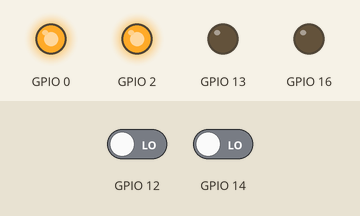
Simulated run of this sketch. Board: ESP8266 (NodeMCU). Parts: output pins drawn as LEDs (lit = HIGH). Dashed ring = blinking. Inputs (shaded band) come from the test bench; at power-on: GPIO 12 LOW, GPIO 14 LOW. WiFi joins after 1.5 s; servers stay silent unless stated; what the sketch prints to the serial monitor is not drawn.

Above: at 0.1 s.
At 2.55 s:
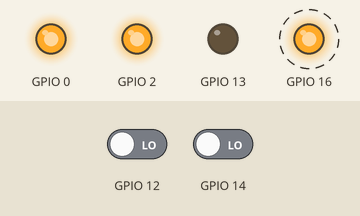
3.1 s: GPIO 12 driven HIGH
At 3.75 s:
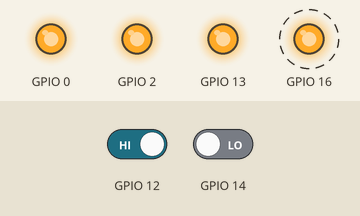
Timing chart, 0 to 12.1 s (numbered marks = the images above; inputs shaded):
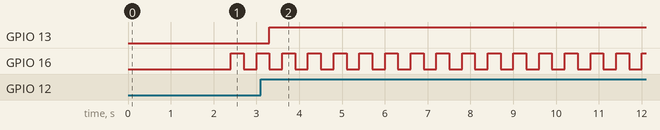

The sketch:

emed-nodeMCU-4.ino
```cpp
//emed-nodeMCU-4
//03.01.2020
//nodeMCU
//@rPrimTech       Jaume Nogués

#define BLYNK_PRINT Serial

#include <ESP8266WiFi.h>
#include <BlynkSimpleEsp8266.h>
#include <DHT11.h>
DHT11 sensor(10);

// You should get Auth Token in the Blynk App.
// Go to the Project Settings (nut icon).
char auth[] = "xxxxxxxxxxxxxxxxxxxxxxxxxxxxxx";

// Your WiFi credentials.
// Set password to "" for open networks.
char ssid[] = "kk";
char pass[] = "dembele1";

BlynkTimer timer;

boolean stateGPIO16=0;
boolean stateGPIO0=0;
boolean prevstateGPIO0=0;
boolean stateGPIO2=0;
boolean prevstateGPIO2=0;
boolean stateGPIO13=0;
boolean prevstateGPIO13=0;
boolean stateGPIO12=0;
boolean prevstateGPIO12=0;
boolean stateGPIO14=0;
boolean prevstateGPIO14=0;

void setup()
{
  // Debug console
  pinMode(16, OUTPUT);
  Serial.begin(115200);
  Serial.println(" ");

  pinMode(12, INPUT);
  pinMode(14, INPUT);
  pinMode(0, OUTPUT);
  pinMode(2, OUTPUT);
  pinMode(13, OUTPUT);
  digitalWrite(0, HIGH);
  digitalWrite(2, HIGH);

  //Blynk.begin(auth, ssid, pass);
  // You can also specify server:
  //Blynk.begin(auth, ssid, pass, "vps249990.ovh.net", 8080);
  Blynk.begin(auth, ssid, pass, IPAddress(167,86,87,117), 8080);

  timer.setInterval(300L, checkInputsOutputs);
  timer.setInterval(10002L, uptime);
  timer.setInterval(20000L, mesuraDHT);
}

void loop()
{
  Blynk.run();
  timer.run();
}

void uptime()
{
  Blynk.virtualWrite(V0, millis() / 1000);
}

void mesuraDHT()
{
  uint32_t res = sensor.leer();
  float t=sensor.temperatura_C();
  float h=sensor.humedad();

  Serial.print("Temperatura (C): ");
  Serial.println(t); // temperatura en graus Celsius
  Serial.print("Humitat: ");
  Serial.println(h); // humitat en %

  Blynk.virtualWrite(V1, t);
  Blynk.virtualWrite(V2, h);
}

void checkInputsOutputs()
{
  digitalWrite(16,stateGPIO16);
  stateGPIO16=!stateGPIO16;

  stateGPIO0=digitalRead(0);
  if (stateGPIO0!=prevstateGPIO0)
  {
    if (stateGPIO0==0) Blynk.virtualWrite(V3,255);
    if (stateGPIO0==1) Blynk.virtualWrite(V3,0);
  }
  prevstateGPIO0=stateGPIO0;

  stateGPIO2=digitalRead(2);
  if (stateGPIO2!=prevstateGPIO2)
  {
    if (stateGPIO2==0) Blynk.virtualWrite(V4,255);
    if (stateGPIO2==1) Blynk.virtualWrite(V4,0);
  }
  prevstateGPIO2=stateGPIO2;

  //********************Polsador GPIO12 (S1) a sortida GPIO13 (H3)***************************
  stateGPIO12=digitalRead(12);
  if (prevstateGPIO12==0 && stateGPIO12==1)
  {
    bool temp=digitalRead(13);
    if (temp){ digitalWrite(13,LOW); Blynk.virtualWrite(V5,0);}
    if (!temp){ digitalWrite(13,HIGH); Blynk.virtualWrite(V5,255);}
    prevstateGPIO12=1;
  }
  if (prevstateGPIO12==1 && stateGPIO12==0)
  {
    prevstateGPIO12=0;
  }

  stateGPIO13=digitalRead(13);
  if (stateGPIO13!=prevstateGPIO13)
  {
    if (stateGPIO13==0) Blynk.virtualWrite(V5,0);
    if (stateGPIO13==1) Blynk.virtualWrite(V5,255);
  }
  prevstateGPIO13=stateGPIO13;
  //*************************************************************************************

 //***************************Sensor finestra oberta/tancada*****************************
  stateGPIO14=digitalRead(14);
  if (stateGPIO14!=prevstateGPIO14)
  {
    if (stateGPIO14==0)  Blynk.virtualWrite(V6,"TANCADA");
    if (stateGPIO14==1)
      {
        Blynk.virtualWrite(V6,"OBERTA");
        Blynk.notify("Alerta!! Finestra OBERTA!!");//Max. 1 notificació cada 5 segons
        Blynk.email("fulanito@gmail.com", "ALERTA!!", "Finestra OBERTA!!");//Max. 1 mail cada 5 segons
       }
   }
  prevstateGPIO14=stateGPIO14;
 //*************************************************************************************

}

BLYNK_CONNECTED() {
    Blynk.syncAll();
}
```

Measured:
- after the input at 3.1 s, GPIO 13: LOW → HIGH after 0.20 s
- by itself, GPIO 16: alternates HIGH for 0.30 s and LOW for 0.30 s
